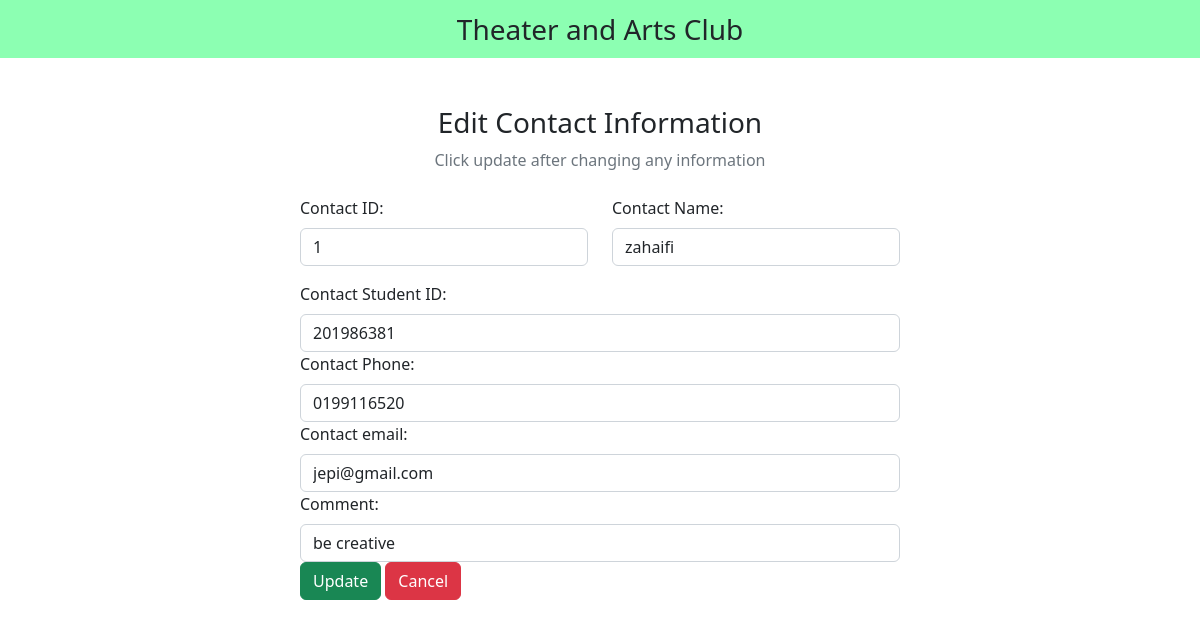
Screenshot of /edit_Contact.php?contact_id=1 with the database file from the repository.
### tables this page shows
CREATE TABLE `contact` (
  `contact_id` int NOT NULL,
  `contact_name` varchar(200) NOT NULL,
  `contact_studid` int NOT NULL,
  `contact_desc` longtext NOT NULL,
  `contact_email` varchar(150) NOT NULL,
  `contact_phone` varchar(12) NOT NULL
);

### edit_contact.php (the view, shortened to what this page needs)
<?php
include "db_conn.php";
$contact_id = $_GET["contact_id"];
?>
<!DOCTYPE html>
<html lang="en">
<head>
  <link href="https://cdn.jsdelivr.net/npm/bootstrap@5.2.3/dist/css/bootstrap.min.css" rel="stylesheet">
  <link rel="stylesheet" href="https://cdnjs.cloudflare.com/ajax/libs/font-awesome/6.4.0/css/all.min.css" />
</head>
<body>
  <nav class="navbar navbar-light justify-content-center fs-3 mb-5" style="background-color: #00ff5573;">
    Theater and Arts Club
  </nav>
  <div class="container">
    <div class="text-center mb-4">
      <h3>Edit Contact Information</h3>
      <p class="text-muted">Click update after changing any information</p>
    </div>
    <?php
    $sql = "SELECT * FROM `contact` WHERE contact_id = $contact_id LIMIT 1";
    $result = mysqli_query($conn, $sql);
    $row = mysqli_fetch_assoc($result);
    ?>
    <div class="container d-flex justify-content-center">
      <form action="" method="post" style="width:50vw; min-width:300px;">
        <div class="row mb-3">
          <div class="col">
            <label class="form-label">Contact ID:</label>
            <input type="text" class="form-control" name="contact_id" value="<?php echo $row['contact_id'] ?>">
          </div>
          <div class="col">
            <label class="form-label">Contact Name:</label>
            <input type="text" class="form-control" name="contact_name" value="<?php echo $row['contact_name'] ?>">
          </div>
        </div>
        <div class="col">
          <label class="form-label">Contact Student ID:</label>
          <input type="text" class="form-control" name="contact_studid" value="<?php echo $row['contact_studid'] ?>">
        </div>
         <div class="col">
          <label class="form-label">Contact Phone:</label>
          <input type="text" class="form-control" name="contact_phone" value="<?php echo $row['contact_phone'] ?>">
        </div>
         <div class="col">
          <label class="form-label">Contact email:</label>
          <input type="text" class="form-control" name="contact_email" value="<?php echo $row['contact_email'] ?>">
        </div>
 <div class="col">
          <label class="form-label">Comment:</label>
          <input type="text" class="form-control" name="contact_desc" value="<?php echo $row['contact_desc'] ?>">
        </div>
        <div>
          <button type="submit" class="btn btn-success" name="submit">Update</button>
          <a href="contact.php" class="btn btn-danger">Cancel</a>
        </div>
      </form>
    </div>
  </div>
</body>
</html>

### rows the page displays
contact: contact_id "1", contact_name "zahaifi", contact_studid "201986381", contact_phone "0199116520", contact_email "jepi@gmail.com", contact_desc "be creative"
